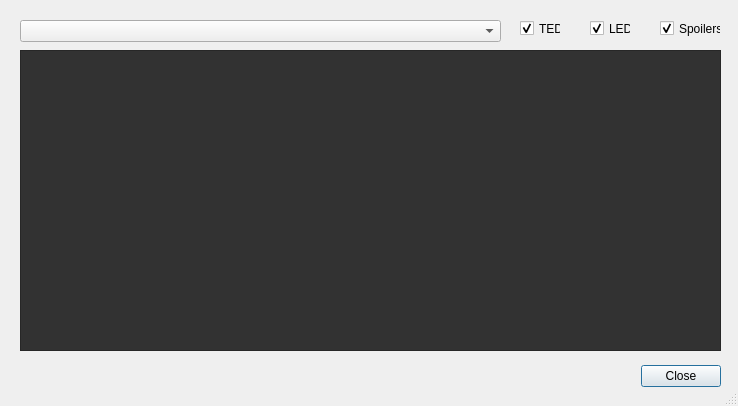
<?xml version="1.0" encoding="UTF-8"?>
<ui version="4.0">
 <class>TIGLViewerSelectWingAndFlapStatusDialog</class>
 <widget class="QDialog" name="TIGLViewerSelectWingAndFlapStatusDialog">
  <property name="geometry">
   <rect>
    <x>0</x>
    <y>0</y>
    <width>738</width>
    <height>406</height>
   </rect>
  </property>
  <property name="sizePolicy">
   <sizepolicy hsizetype="Fixed" vsizetype="Fixed">
    <horstretch>0</horstretch>
    <verstretch>0</verstretch>
   </sizepolicy>
  </property>
  <property name="windowTitle">
   <string>Dialog</string>
  </property>
  <property name="styleSheet">
   <string notr="true"/>
  </property>
  <property name="sizeGripEnabled">
   <bool>true</bool>
  </property>
  <property name="modal">
   <bool>false</bool>
  </property>
  <widget class="QDialogButtonBox" name="buttonBox">
   <property name="geometry">
    <rect>
     <x>380</x>
     <y>360</y>
     <width>341</width>
     <height>32</height>
    </rect>
   </property>
   <property name="orientation">
    <enum>Qt::Horizontal</enum>
   </property>
   <property name="standardButtons">
    <set>QDialogButtonBox::Close</set>
   </property>
  </widget>
  <widget class="QComboBox" name="comboBoxWings">
   <property name="geometry">
    <rect>
     <x>20</x>
     <y>20</y>
     <width>481</width>
     <height>22</height>
    </rect>
   </property>
  </widget>
  <widget class="QScrollArea" name="scrollArea">
   <property name="geometry">
    <rect>
     <x>20</x>
     <y>50</y>
     <width>701</width>
     <height>301</height>
    </rect>
   </property>
   <property name="palette">
    <palette>
     <active>
      <colorrole role="WindowText">
       <brush brushstyle="SolidPattern">
        <color alpha="255">
         <red>177</red>
         <green>177</green>
         <blue>177</blue>
        </color>
       </brush>
      </colorrole>
      <colorrole role="Button">
       <brush brushstyle="SolidPattern">
        <color alpha="255">
         <red>50</red>
         <green>50</green>
         <blue>50</blue>
        </color>
       </brush>
      </colorrole>
      <colorrole role="Text">
       <brush brushstyle="SolidPattern">
        <color alpha="255">
         <red>177</red>
         <green>177</green>
         <blue>177</blue>
        </color>
       </brush>
      </colorrole>
      <colorrole role="ButtonText">
       <brush brushstyle="SolidPattern">
        <color alpha="255">
         <red>177</red>
         <green>177</green>
         <blue>177</blue>
        </color>
       </brush>
      </colorrole>
      <colorrole role="Base">
       <brush brushstyle="SolidPattern">
        <color alpha="255">
         <red>50</red>
         <green>50</green>
         <blue>50</blue>
        </color>
       </brush>
      </colorrole>
      <colorrole role="Window">
       <brush brushstyle="SolidPattern">
        <color alpha="255">
         <red>50</red>
         <green>50</green>
         <blue>50</blue>
        </color>
       </brush>
      </colorrole>
     </active>
     <inactive>
      <colorrole role="WindowText">
       <brush brushstyle="SolidPattern">
        <color alpha="255">
         <red>177</red>
         <green>177</green>
         <blue>177</blue>
        </color>
       </brush>
      </colorrole>
      <colorrole role="Button">
       <brush brushstyle="SolidPattern">
        <color alpha="255">
         <red>50</red>
         <green>50</green>
         <blue>50</blue>
        </color>
       </brush>
      </colorrole>
      <colorrole role="Text">
       <brush brushstyle="SolidPattern">
        <color alpha="255">
         <red>177</red>
         <green>177</green>
         <blue>177</blue>
        </color>
       </brush>
      </colorrole>
      <colorrole role="ButtonText">
       <brush brushstyle="SolidPattern">
        <color alpha="255">
         <red>177</red>
         <green>177</green>
         <blue>177</blue>
        </color>
       </brush>
      </colorrole>
      <colorrole role="Base">
       <brush brushstyle="SolidPattern">
        <color alpha="255">
         <red>50</red>
         <green>50</green>
         <blue>50</blue>
        </color>
       </brush>
      </colorrole>
      <colorrole role="Window">
       <brush brushstyle="SolidPattern">
        <color alpha="255">
         <red>50</red>
         <green>50</green>
         <blue>50</blue>
        </color>
       </brush>
      </colorrole>
     </inactive>
     <disabled>
      <colorrole role="WindowText">
       <brush brushstyle="SolidPattern">
        <color alpha="255">
         <red>64</red>
         <green>64</green>
         <blue>64</blue>
        </color>
       </brush>
      </colorrole>
      <colorrole role="Button">
       <brush brushstyle="SolidPattern">
        <color alpha="255">
         <red>50</red>
         <green>50</green>
         <blue>50</blue>
        </color>
       </brush>
      </colorrole>
      <colorrole role="Text">
       <brush brushstyle="SolidPattern">
        <color alpha="255">
         <red>64</red>
         <green>64</green>
         <blue>64</blue>
        </color>
       </brush>
      </colorrole>
      <colorrole role="ButtonText">
       <brush brushstyle="SolidPattern">
        <color alpha="255">
         <red>64</red>
         <green>64</green>
         <blue>64</blue>
        </color>
       </brush>
      </colorrole>
      <colorrole role="Base">
       <brush brushstyle="SolidPattern">
        <color alpha="255">
         <red>50</red>
         <green>50</green>
         <blue>50</blue>
        </color>
       </brush>
      </colorrole>
      <colorrole role="Window">
       <brush brushstyle="SolidPattern">
        <color alpha="255">
         <red>50</red>
         <green>50</green>
         <blue>50</blue>
        </color>
       </brush>
      </colorrole>
     </disabled>
    </palette>
   </property>
   <property name="autoFillBackground">
    <bool>true</bool>
   </property>
   <property name="styleSheet">
    <string notr="true"/>
   </property>
   <property name="widgetResizable">
    <bool>true</bool>
   </property>
   <widget class="QWidget" name="scrollAreaWidgetContents">
    <property name="geometry">
     <rect>
      <x>0</x>
      <y>0</y>
      <width>699</width>
      <height>299</height>
     </rect>
    </property>
   </widget>
  </widget>
  <widget class="QCheckBox" name="checkTED">
   <property name="geometry">
    <rect>
     <x>520</x>
     <y>20</y>
     <width>41</width>
     <height>17</height>
    </rect>
   </property>
   <property name="text">
    <string>TED</string>
   </property>
   <property name="checked">
    <bool>true</bool>
   </property>
   <property name="tristate">
    <bool>false</bool>
   </property>
  </widget>
  <widget class="QCheckBox" name="checkLED">
   <property name="geometry">
    <rect>
     <x>590</x>
     <y>20</y>
     <width>41</width>
     <height>17</height>
    </rect>
   </property>
   <property name="text">
    <string>LED</string>
   </property>
   <property name="checked">
    <bool>true</bool>
   </property>
  </widget>
  <widget class="QCheckBox" name="checkSpoiler">
   <property name="geometry">
    <rect>
     <x>660</x>
     <y>20</y>
     <width>61</width>
     <height>17</height>
    </rect>
   </property>
   <property name="text">
    <string>Spoilers</string>
   </property>
   <property name="checked">
    <bool>true</bool>
   </property>
  </widget>
 </widget>
 <resources/>
 <connections>
  <connection>
   <sender>buttonBox</sender>
   <signal>accepted()</signal>
   <receiver>TIGLViewerSelectWingAndFlapStatusDialog</receiver>
   <slot>accept()</slot>
   <hints>
    <hint type="sourcelabel">
     <x>248</x>
     <y>254</y>
    </hint>
    <hint type="destinationlabel">
     <x>157</x>
     <y>274</y>
    </hint>
   </hints>
  </connection>
  <connection>
   <sender>buttonBox</sender>
   <signal>rejected()</signal>
   <receiver>TIGLViewerSelectWingAndFlapStatusDialog</receiver>
   <slot>reject()</slot>
   <hints>
    <hint type="sourcelabel">
     <x>316</x>
     <y>260</y>
    </hint>
    <hint type="destinationlabel">
     <x>286</x>
     <y>274</y>
    </hint>
   </hints>
  </connection>
 </connections>
</ui>
